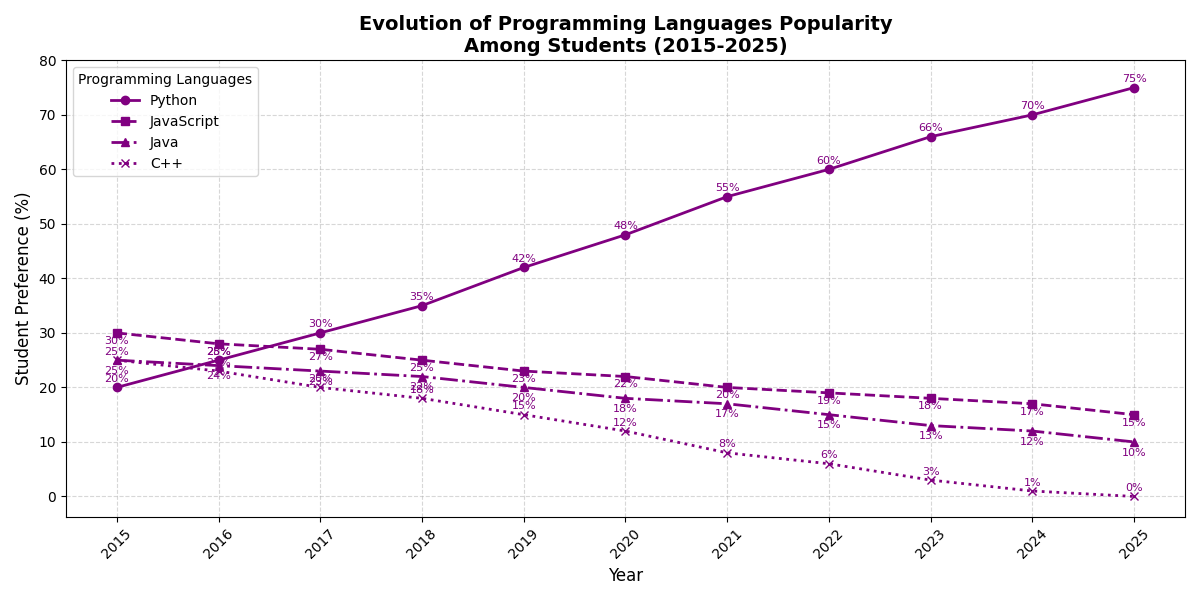

This chart was generated by the following Python code:
import matplotlib.pyplot as plt
import numpy as np

years = np.array(list(range(2015, 2026)))

python_popularity = [20, 25, 30, 35, 42, 48, 55, 60, 66, 70, 75]
javascript_popularity = [30, 28, 27, 25, 23, 22, 20, 19, 18, 17, 15]
java_popularity = [25, 24, 23, 22, 20, 18, 17, 15, 13, 12, 10]
cpp_popularity = [25, 23, 20, 18, 15, 12, 8, 6, 3, 1, 0]

plt.figure(figsize=(12, 6))

# Use a consistent color for all data groups
consistent_color = 'purple'

plt.plot(years, python_popularity, marker='o', linestyle='-', color=consistent_color, linewidth=2, label='Python')
plt.plot(years, javascript_popularity, marker='s', linestyle='--', color=consistent_color, linewidth=2, label='JavaScript')
plt.plot(years, java_popularity, marker='^', linestyle='-.', color=consistent_color, linewidth=2, label='Java')
plt.plot(years, cpp_popularity, marker='x', linestyle=':', color=consistent_color, linewidth=2, label='C++')

# Update annotations to use consistent color
for (x, y) in zip(years, python_popularity):
    plt.text(x, y + 1, f'{y}%', color=consistent_color, fontsize=8, ha='center')

for (x, y) in zip(years, javascript_popularity):
    plt.text(x, y - 2, f'{y}%', color=consistent_color, fontsize=8, ha='center')

for (x, y) in zip(years, java_popularity):
    plt.text(x, y - 2.5, f'{y}%', color=consistent_color, fontsize=8, ha='center')

for (x, y) in zip(years, cpp_popularity):
    plt.text(x, y + 1, f'{y}%', color=consistent_color, fontsize=8, ha='center')

plt.title('Evolution of Programming Languages Popularity\nAmong Students (2015-2025)', fontsize=14, fontweight='bold', ha='center')
plt.xlabel('Year', fontsize=12)
plt.ylabel('Student Preference (%)', fontsize=12)

plt.xticks(years, rotation=45)
plt.yticks(range(0, 81, 10))

plt.legend(title='Programming Languages', fontsize=10, loc='upper left')
plt.grid(True, linestyle='--', alpha=0.5)
plt.tight_layout()
plt.show()
